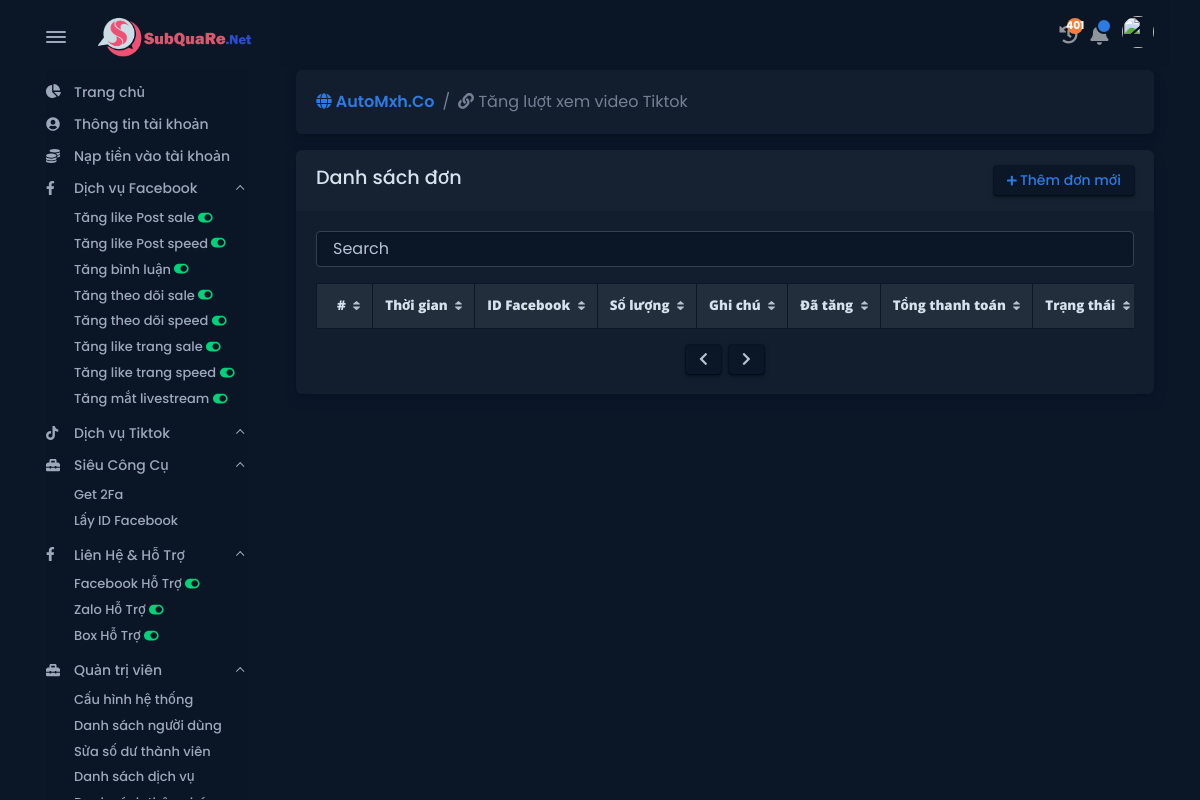
Screenshot of /service/tiktok/view-video/list.php (signed in) with the database file from the repository.
### tables this page shows
CREATE TABLE `table_site` (
  `site_id` int(11) NOT NULL,
  `site_title` varchar(250) NOT NULL,
  `site_logo` varchar(250) NOT NULL,
  `site_name` varchar(250) NOT NULL,
  `site_keyword` varchar(250) NOT NULL,
  `site_domain` varchar(250) NOT NULL,
  `site_fb_token` varchar(250) NOT NULL,
  `site_facebook` varchar(250) NOT NULL,
  `site_zalo` varchar(250) NOT NULL,
  `site_fanpage` varchar(250) NOT NULL,
  `site_mail_username` varchar(250) NOT NULL,
  `site_mail_password` varchar(250) NOT NULL,
  `site_autolike_partner_id` varchar(250) NOT NULL,
  `site_autolike_partner_key` varchar(250) NOT NULL,
  `site_mmo_partner_id` varchar(250) NOT NULL,
  `site_mmo_partner_key` varchar(250) NOT NULL,
  `site_card_partner_id` varchar(250) NOT NULL,
  `site_card_partner_key` varchar(250) NOT NULL,
  `site_status` varchar(250) NOT NULL,
  `site_time` varchar(20) NOT NULL
);

CREATE TABLE `table_service` (
  `service_id` int(11) NOT NULL,
  `service_title` varchar(250) NOT NULL,
  `service_slug` varchar(250) NOT NULL,
  `service_category` varchar(250) NOT NULL,
  `service_price` varchar(250) NOT NULL,
  `service_price_info` varchar(250) NOT NULL,
  `service_price_server_1` varchar(250) NOT NULL,
  `service_info_server_1` varchar(250) NOT NULL,
  `service_price_server_2` varchar(250) NOT NULL,
  `service_info_server_2` varchar(250) NOT NULL,
  `service_price_server_3` varchar(250) NOT NULL,
  `service_info_server_3` varchar(250) NOT NULL,
  `service_price_server_4` varchar(250) NOT NULL,
  `service_info_server_4` varchar(250) NOT NULL,
  `service_min_amount` varchar(250) NOT NULL,
  `service_max_amount` varchar(250) NOT NULL,
  `service_info` mediumtext NOT NULL,
  `service_noted` mediumtext NOT NULL,
  `service_status` varchar(250) NOT NULL,
  `service_time` varchar(20) NOT NULL
);

### _config.php (called while the page is built, shortened)
<?php
$conn = mysqli_connect('localhost', 'root', '', 'subquare') or die('Không thể kết nối đến cơ sở dữ liệu, vui lòng thử lại.');
mysqli_set_charset($conn, "utf8");
$check_site                = mysqli_fetch_assoc(mysqli_query($conn, "SELECT * FROM table_site WHERE site_id = '1'"));
$site_name                 = $check_site['site_name'];
?>

### service/tiktok/view-video/list.php (the view, shortened to what this page needs)
<?php
require_once '../../../_config.php';
$result = mysqli_query($conn,"SELECT * FROM table_service WHERE service_slug = 'buff-view-video-tiktok'");
$row = mysqli_fetch_assoc($result);
require_once '../../../includes/header.php';
require_once '../../../includes/navbar.php';
?>
<div class="card mb-3">
    <div class="bg-holder d-none d-lg-block bg-card"></div>
    <div class="card-body position-relative">
        <div class="row">
            <div class="col-lg-8">
                <ol class="breadcrumb">
                    <li class="breadcrumb-item font-sans-serif"><a href="/"><strong><i class="fas fa-globe"></i>
                                <?=$site_name;?></strong></a></li>
                    <li class="breadcrumb-item font-sans-serif active" aria-current="page"><i class="fas fa-link"></i>
                        <?=$row['service_title'];?></li>
                </ol>
            </div>
        </div>
    </div>
</div>
<div class="row g-0">
    <div class="card mb-3">
        <div class="card-header bg-light">
            <div class="row justify-content-between">
                <div class="col-md-auto">
                    <h5 class="mb-3 mb-md-0">Danh sách đơn</h5>
                </div>
                <div class="col-md-auto"><a class="btn btn-falcon-primary btn-sm"
                        href="/service/tiktok/view-video/order"><span class="fas fa-plus fs--2 mr-1"></span> Thêm đơn mới</a>
                </div>
            </div>
        </div>
        <div class="card-body">
            <div id="tableExample2"
                data-list='{"valueNames":["buff_id","buff_time","buff_fb_id","buff_amount","buff_note","buff_present","buff_payment","buff_status"],"page":10,"pagination":true}'>
                <div class="mb-3">
                    <input class="search form-control" placeholder="Search" />
                </div>
                <div class="table-responsive scrollbar">
                    <table class="table table-bordered table-striped fs--1 mb-0">
                        <thead class="bg-200 text-900">
                            <tr>
                                <th class="sort" data-sort="buff_id"><b>#</b>
                                </th>
                                <th class="sort" data-sort="buff_time"><b>Thời gian</b>
                                </th>
                                <th class="sort" data-sort="buff_fb_id"><b>ID Facebook</b>
                                </th>
                                <th class="sort" data-sort="buff_amount"><b>Số lượng</b>
                                </th>
                                <th class="sort" data-sort="buff_note"><b>Ghi chú</b>
                                </th>
                                <th class="sort" data-sort="buff_present"><b>Đã tăng</b>
                                </th>
                                <th class="sort" data-sort="buff_payment"><b>Tổng thanh toán</b>
                                </th>
                                <th class="sort" data-sort="buff_status"><b>Trạng thái</b>
                                </th>
                            </tr>
                        </thead>
                    </table>
                </div>
                <div class="d-flex justify-content-center mt-3">
                    <button class="btn btn-sm btn-falcon-default me-1" type="button" title="Previous"
                        data-list-pagination="prev">
                        <span class="fas fa-chevron-left">
                        </span>
                    </button>
                    <button class="btn btn-sm btn-falcon-default ms-1" type="button" title="Next"
                        data-list-pagination="next">
                        <span class="fas fa-chevron-right">
                        </span>
                    </button>
                </div>
            </div>
        </div>
    </div>
</div>
<?php require_once '../../../includes/footer.php'; ?>

### rows the page displays
table_site: site_name "AutoMxh.Co"
table_service: service_title "Tăng lượt xem video Tiktok"

### other values shown
$total_service_buy "401"
